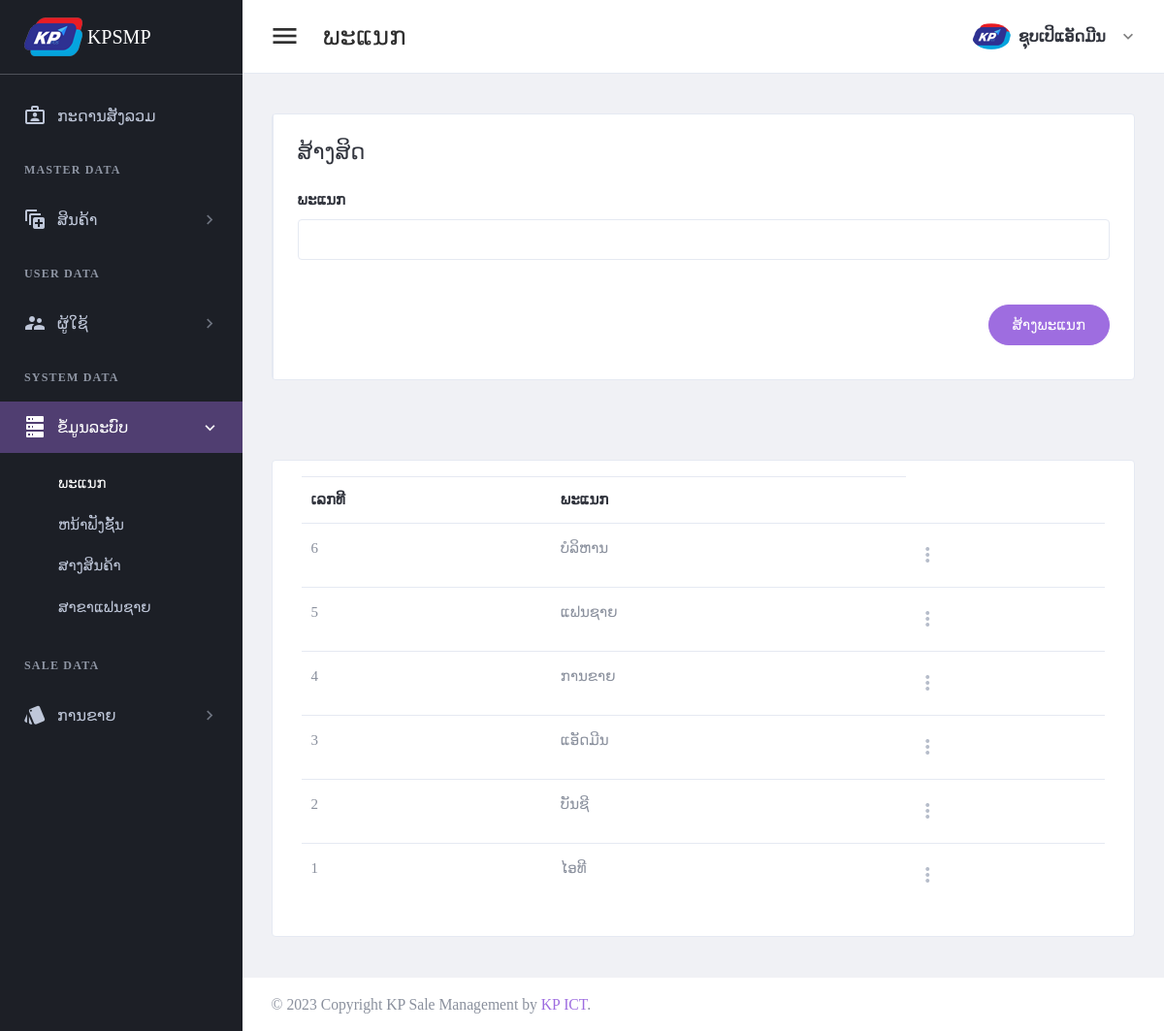
/page/depart.php (signed in), run on an earlier commit of the app's database.
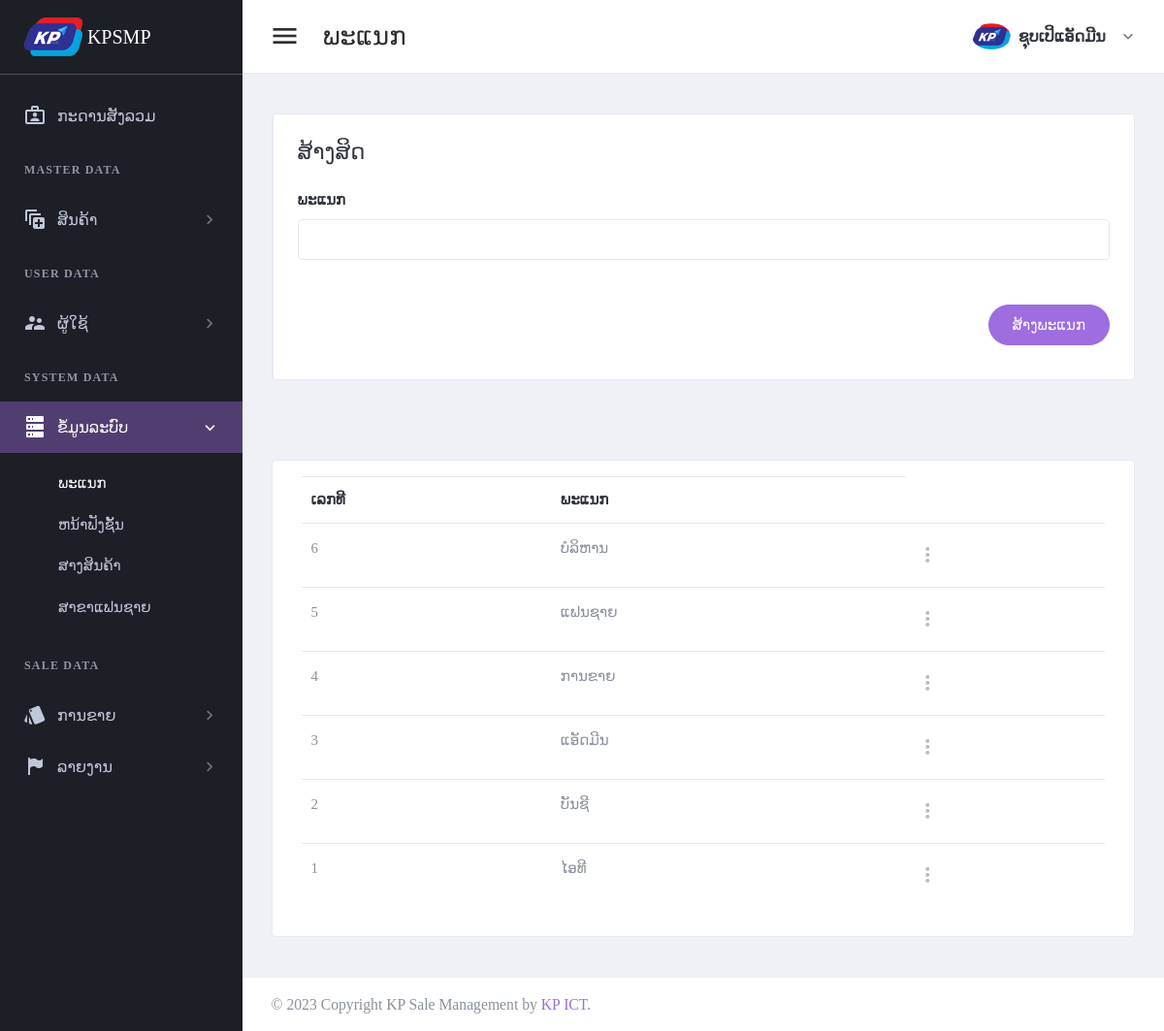
And on a later commit of the database.
### tables this page shows
CREATE TABLE `tbl_header_title` (
  `ht_id` int(11) NOT NULL,
  `ht_name` varchar(300) DEFAULT NULL
);

CREATE TABLE `tbl_sub_title` (
  `st_id` int(11) NOT NULL,
  `st_name` varchar(300) DEFAULT NULL,
  `icon_code` varchar(100) DEFAULT NULL,
  `ht_id` int(11) DEFAULT NULL
);

CREATE TABLE `tbl_page_title` (
  `pt_id` int(11) NOT NULL,
  `pt_name` varchar(300) DEFAULT NULL,
  `ptf_name` varchar(100) DEFAULT NULL,
  `st_id` int(11) DEFAULT NULL
);

CREATE TABLE `tbl_depart` (
  `dp_id` int(11) NOT NULL,
  `dp_name` varchar(150) DEFAULT NULL
);

### setting/checksession.php (called while the page is built, shortened)
<?php
	if($_SESSION['id_users'] == "" )
	{
	header("location:logout.php");
	}
	  else{
		$role_id = $_SESSION["role_id"];
	}
?>

### page/depart.php (the view, shortened to what the changed rows need)
<?php
include("../setting/checksession.php");
include("../setting/conn.php");
$header_name = "ພະແນກ";
$header_click = "4";
?>
<!DOCTYPE html>
<html lang="en" dir="ltr">
<head>
    <?php
    include("../setting/callcss.php");
    ?>
</head>
<body class="navbar-fixed sidebar-fixed" id="body">
    <div class="wrapper">
        <?php include "menu.php"; ?>
        <div class="page-wrapper">
            <div class="content-wrapper">
                <div class="content">
                    <div class="card card-default">
                        <div class="card-body">
                            <table id="productsTable" class="table table-hover table-product" style="width:100%">
                                <thead>
                                    <tr>
                                        <th>ເລກທີ</th>
                                        <th>ພະແນກ</th>
                                    </tr>
                                </thead>
                                <tbody>
                                    <?php
                                    $stmt4 = $conn->prepare("select dp_id,dp_name
                                    from tbl_depart
                                    order by dp_id desc ");
                                    $stmt4->execute();
                                    if ($stmt4->rowCount() > 0) {
                                        while ($row4 = $stmt4->fetch(PDO::FETCH_ASSOC)) {
                                            $dp_id = $row4['dp_id'];
                                            $dp_name = $row4['dp_name'];
                                    ?>
                                            <tr>
                                                <td><?php echo "$dp_id"; ?></td>
                                                <td><?php echo "$dp_name"; ?></td>
                                                <td>
                                                    <div class="dropdown">
                                                        <a class="dropdown-toggle icon-burger-mini" href="#" role="button" id="dropdownMenuLink" data-toggle="dropdown" aria-haspopup="true" aria-expanded="false" data-display="static">
                                                        </a>
                                                    </div>
                                                </td>
                                            </tr>
                                    <?php
                                        }
                                    }
                                    ?>
                                </tbody>
                            </table>
                        </div>
                    </div>
                </div>
            </div>
        </div>
    </div>
</body>
</html>

### page/menu.php (shortened to what the changed rows need)
<aside class="left-sidebar sidebar-dark" id="left-sidebar">
  <div id="sidebar" class="sidebar sidebar-with-footer">
    <div class="sidebar-left" data-simplebar style="height: 100%;">
      <ul class="nav sidebar-inner" id="sidebar-menu">
        <li class="<?php if ($header_click == 0) {
                      echo "active";
                    } ?>">
          <a class="sidenav-item-link" href="index.php">
          </a>
        </li>
        <?php
        $stmt = $conn->prepare(" SELECT distinct a.ht_id,ht_name
        FROM tbl_header_title a
        left join tbl_role_page b on a.ht_id = b.ht_id
        where role_id ='$role_id'
        order by  a.ht_id asc ");
        $stmt->execute();
        if ($stmt->rowCount() > 0) {
          while ($row = $stmt->fetch(PDO::FETCH_ASSOC)) {
            $ht_id = $row['ht_id'];
            $ht_name = $row['ht_name'];
        ?>
            <li class="section-title"> <?php echo "$ht_name"; ?></li>
            <?php
            $stmt1 = $conn->prepare("SELECT distinct a.st_id,st_name,role_id,icon_code
            FROM tbl_sub_title a
            left join tbl_role_page b on a.st_id = b.st_id
            where a.ht_id = '$ht_id' and role_id ='$role_id'
            order by a.st_id asc ");
            $stmt1->execute();
            if ($stmt1->rowCount() > 0) {
              while ($row1 = $stmt1->fetch(PDO::FETCH_ASSOC)) {
                $st_name = $row1['st_name'];
                $st_id = $row1['st_id'];
                $icon_code = $row1['icon_code'];
            ?>
                <li class='has-sub <?php if ($header_click == "$st_id") {
                                      echo "active expand";
                                    } ?>'>
                  <a class="sidenav-item-link" href="javascript:void(0)" data-toggle="collapse" data-target='#<?php echo "$st_name"; ?>' aria-expanded="false" aria-controls="<?php echo "$st_name"; ?>">
                    <i class="mdi <?php echo "$icon_code"; ?>"></i>
                    <span class="nav-text"> <?php echo "$st_name"; ?> </span> <b class="caret"></b>
                  </a>
                  <ul class='collapse <?php if ($header_click == "$st_id") {
                                        echo "show";
                                      } ?>' id="<?php echo "$st_name"; ?>" data-parent="#sidebar-menu">
                    <div class="sub-menu">
                      <?php
                      $stmt2 = $conn->prepare(" SELECT pt_name,ptf_name
                      FROM tbl_page_title a
                      left join tbl_role_page b on a.pt_id = b.pt_id
                      where a.st_id = '$st_id' and role_id ='$role_id'
                      order by a.pt_id asc ");
                      $stmt2->execute();
                      if ($stmt2->rowCount() > 0) {
                        while ($row2 = $stmt2->fetch(PDO::FETCH_ASSOC)) {
                          $pt_name = $row2['pt_name'];
                      ?>
                          <li class="<?php if ($header_name ==  $row2['pt_name']) {
                                        echo "active";
                                      } ?>">
                            <a class="sidenav-item-link" href='<?php echo $row2['ptf_name'] ?>'>
                              <span class="nav-text"><?php echo "$pt_name"; ?></span>
                            </a>
                          </li>
                      <?php
                        }
                      }
                      ?>
                    </div>
                  </ul>
              <?php
              }
            }
              ?>
                </li>
            <?php
          }
        }
            ?>
      </ul>
    </div>
  </div>
</aside>

What changed in the data, as far as the page shows it:
added tbl_sub_title: st_name "ລາຍງານ", shown under tbl_header_title "SALE DATA"
